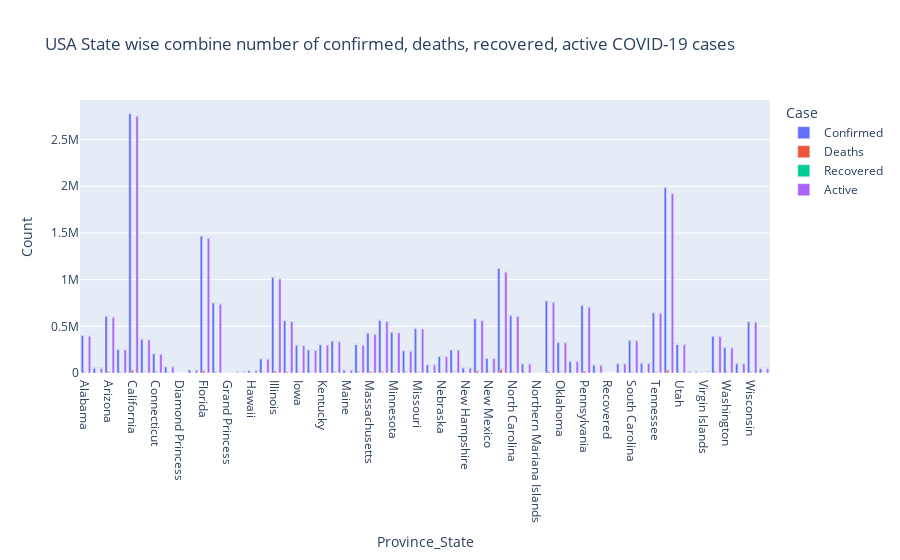

The notebook cell saved with this chart:
### Markdown cell above
### Plotting Province/State Wise Confirmed cases in USA

### Code cell
covid_us = covid[covid['Country_Region']=='US']
covid_us = covid_us.groupby('Province_State')['Confirmed', 'Deaths', 'Recovered', 'Active'].sum().reset_index()
covid_us = pd.melt(covid_us, id_vars='Province_State', value_vars=['Confirmed', 'Deaths', 'Recovered', 'Active'], value_name='Count', var_name='Case')
covid_us_graph = px.bar(covid_us, x='Province_State', y='Count', text='Count', barmode='group', color='Case', title='USA State wise combine number of confirmed, deaths, recovered, active COVID-19 cases')
covid_us_graph.show()

### Figure 1 — Plotly figure (JSON) as saved in the notebook; plotly's stock layout.template omitted (floating-point values rounded to 4 significant figures)
{"data": [{"alignmentgroup": "True", "hovertemplate": "Case=Confirmed<br>Province_State=%{x}<br>Count=%{text}<extra></extra>", "legendgroup": "Confirmed", "marker": {"color": "#636efa", "pattern": {"shape": ""}}, "name": "Confirmed", "offsetgroup": "Confirmed", "orientation": "v", "showlegend": true, "text": [399150, 49979, 607345, 251746, 2778075, 358947, 205994, 64475, 49, 31457, 1464697, 748852, 103, 7399, 23897, 149235, 1024039, 558560, 296171, 244583, 300397, 341431, 29019, 303364, 427135, 562553, 434413, 236868, 477617, 86102, 175620, 246309, 52371, 579250, 154954, 1119284, 614355, 94558, 125, 770977, 325277, 124476, 721820, 82630, 0, 97614, 350084, 102901, 643409, 1985861, 303723, 8790, 2143, 393715, 271595, 99778, 548134, 46719], "textposition": "auto", "type": "bar", "x": ["Alabama", "Alaska", "Arizona", "Arkansas", "California", "Colorado", "Connecticut", "Delaware", "Diamond Princess", "District of Columbia", "Florida", "Georgia", "Grand Princess", "Guam", "Hawaii", "Idaho", "Illinois", "Indiana", "Iowa", "Kansas", "Kentucky", "Louisiana", "Maine", "Maryland", "Massachusetts", "Michigan", "Minnesota", "Mississippi", "Missouri", "Montana", "Nebraska", "Nevada", "New Hampshire", "New Jersey", "New Mexico", "New York", "North Carolina", "North Dakota", "Northern Mariana Islands", "Ohio", "Oklahoma", "Oregon", "Pennsylvania", "Puerto Rico", "Recovered", "Rhode Island", "South Carolina", "South Dakota", "Tennessee", "Texas", "Utah", "Vermont", "Virgin Islands", "Virginia", "Washington", "West Virginia", "Wisconsin", "Wyoming"], "xaxis": "x", "y": [399150, 49979, 607345, 251746, 2778075, 358947, 205994, 64475, 49, 31457, 1464697, 748852, 103, 7399, 23897, 149235, 1024039, 558560, 296171, 244583, 300397, 341431, 29019, 303364, 427135, 562553, 434413, 236868, 477617, 86102, 175620, 246309, 52371, 579250, 154954, 1119284, 614355, 94558, 125, 770977, 325277, 124476, 721820, 82630, 0, 97614, 350084, 102901, 643409, 1985861, 303723, 8790, 2143, 393715, 271595, 99778, 548134, 46719], "yaxis": "y"}, {"alignmentgroup": "True", "hovertemplate": "Case=Deaths<br>Province_State=%{x}<br>Count=%{text}<extra></extra>", "legendgroup": "Deaths", "marker": {"color": "#EF553B", "pattern": {"shape": ""}}, "name": "Deaths", "offsetgroup": "Deaths", "orientation": "v", "showlegend": true, "text": [5299, 224, 10036, 4010, 29459, 5190, 6324, 1128, 0, 813, 22804, 11457, 3, 124, 308, 1528, 19210, 10089, 4127, 3164, 2876, 7833, 432, 6246, 13074, 14145, 5731, 5146, 6173, 1054, 1737, 3450, 862, 19854, 2732, 39288, 7425, 1360, 2, 14899, 2738, 1603, 17710, 1616, 0, 2062, 5758, 1570, 7704, 30313, 1390, 156, 24, 5381, 3698, 1570, 5567, 489], "textposition": "auto", "type": "bar", "x": ["Alabama", "Alaska", "Arizona", "Arkansas", "California", "Colorado", "Connecticut", "Delaware", "Diamond Princess", "District of Columbia", "Florida", "Georgia", "Grand Princess", "Guam", "Hawaii", "Idaho", "Illinois", "Indiana", "Iowa", "Kansas", "Kentucky", "Louisiana", "Maine", "Maryland", "Massachusetts", "Michigan", "Minnesota", "Mississippi", "Missouri", "Montana", "Nebraska", "Nevada", "New Hampshire", "New Jersey", "New Mexico", "New York", "North Carolina", "North Dakota", "Northern Mariana Islands", "Ohio", "Oklahoma", "Oregon", "Pennsylvania", "Puerto Rico", "Recovered", "Rhode Island", "South Carolina", "South Dakota", "Tennessee", "Texas", "Utah", "Vermont", "Virgin Islands", "Virginia", "Washington", "West Virginia", "Wisconsin", "Wyoming"], "xaxis": "x", "y": [5299, 224, 10036, 4010, 29459, 5190, 6324, 1128, 0, 813, 22804, 11457, 3, 124, 308, 1528, 19210, 10089, 4127, 3164, 2876, 7833, 432, 6246, 13074, 14145, 5731, 5146, 6173, 1054, 1737, 3450, 862, 19854, 2732, 39288, 7425, 1360, 2, 14899, 2738, 1603, 17710, 1616, 0, 2062, 5758, 1570, 7704, 30313, 1390, 156, 24, 5381, 3698, 1570, 5567, 489], "yaxis": "y"}, {"alignmentgroup": "True", "hovertemplate": "Case=Recovered<br>Province_State=%{x}<br>Count=%{text}<extra></extra>", "legendgroup": "Recovered", "marker": {"color": "#00cc96", "pattern": {"shape": ""}}, "name": "Recovered", "offsetgroup": "Recovered", "orientation": "v", "showlegend": true, "text": [0, 0, 0, 0, 0, 0, 0, 0, 0, 0, 0, 0, 0, 0, 0, 0, 0, 0, 0, 0, 0, 0, 0, 0, 0, 0, 0, 0, 0, 0, 0, 0, 0, 0, 0, 0, 0, 0, 0, 0, 0, 0, 0, 0, 0, 0, 0, 0, 0, 0, 0, 0, 0, 0, 0, 0, 0, 0], "textposition": "auto", "type": "bar", "x": ["Alabama", "Alaska", "Arizona", "Arkansas", "California", "Colorado", "Connecticut", "Delaware", "Diamond Princess", "District of Columbia", "Florida", "Georgia", "Grand Princess", "Guam", "Hawaii", "Idaho", "Illinois", "Indiana", "Iowa", "Kansas", "Kentucky", "Louisiana", "Maine", "Maryland", "Massachusetts", "Michigan", "Minnesota", "Mississippi", "Missouri", "Montana", "Nebraska", "Nevada", "New Hampshire", "New Jersey", "New Mexico", "New York", "North Carolina", "North Dakota", "Northern Mariana Islands", "Ohio", "Oklahoma", "Oregon", "Pennsylvania", "Puerto Rico", "Recovered", "Rhode Island", "South Carolina", "South Dakota", "Tennessee", "Texas", "Utah", "Vermont", "Virgin Islands", "Virginia", "Washington", "West Virginia", "Wisconsin", "Wyoming"], "xaxis": "x", "y": [0, 0, 0, 0, 0, 0, 0, 0, 0, 0, 0, 0, 0, 0, 0, 0, 0, 0, 0, 0, 0, 0, 0, 0, 0, 0, 0, 0, 0, 0, 0, 0, 0, 0, 0, 0, 0, 0, 0, 0, 0, 0, 0, 0, 0, 0, 0, 0, 0, 0, 0, 0, 0, 0, 0, 0, 0, 0], "yaxis": "y"}, {"alignmentgroup": "True", "hovertemplate": "Case=Active<br>Province_State=%{x}<br>Count=%{text}<extra></extra>", "legendgroup": "Active", "marker": {"color": "#ab63fa", "pattern": {"shape": ""}}, "name": "Active", "offsetgroup": "Active", "orientation": "v", "showlegend": true, "text": [393851, 49755, 597309, 247736, 2750669, 353757, 199670, 63347, 49, 30644, 1441893, 737395, 100, 7275, 23589, 147707, 1006442, 548634, 292044, 241572, 297521, 333598, 28587, 297162, 414061, 548408, 428682, 231722, 471444, 85048, 173883, 242859, 51509, 559396, 152222, 1080226, 606930, 93206, 123, 756078, 322539, 122873, 704110, 81014, 0, 95552, 344326, 101331, 638746, 1921602, 302333, 8634, 2119, 388334, 267897, 98208, 542567, 46230], "textposition": "auto", "type": "bar", "x": ["Alabama", "Alaska", "Arizona", "Arkansas", "California", "Colorado", "Connecticut", "Delaware", "Diamond Princess", "District of Columbia", "Florida", "Georgia", "Grand Princess", "Guam", "Hawaii", "Idaho", "Illinois", "Indiana", "Iowa", "Kansas", "Kentucky", "Louisiana", "Maine", "Maryland", "Massachusetts", "Michigan", "Minnesota", "Mississippi", "Missouri", "Montana", "Nebraska", "Nevada", "New Hampshire", "New Jersey", "New Mexico", "New York", "North Carolina", "North Dakota", "Northern Mariana Islands", "Ohio", "Oklahoma", "Oregon", "Pennsylvania", "Puerto Rico", "Recovered", "Rhode Island", "South Carolina", "South Dakota", "Tennessee", "Texas", "Utah", "Vermont", "Virgin Islands", "Virginia", "Washington", "West Virginia", "Wisconsin", "Wyoming"], "xaxis": "x", "y": [393851, 49755, 597309, 247736, 2750669, 353757, 199670, 63347, 49, 30644, 1441893, 737395, 100, 7275, 23589, 147707, 1006442, 548634, 292044, 241572, 297521, 333598, 28587, 297162, 414061, 548408, 428682, 231722, 471444, 85048, 173883, 242859, 51509, 559396, 152222, 1080226, 606930, 93206, 123, 756078, 322539, 122873, 704110, 81014, 0, 95552, 344326, 101331, 638746, 1921602, 302333, 8634, 2119, 388334, 267897, 98208, 542567, 46230], "yaxis": "y"}], "layout": {"barmode": "group", "legend": {"title": {"text": "Case"}, "tracegroupgap": 0}, "title": {"text": "USA State wise combine number of confirmed, deaths, recovered, active COVID-19 cases"}, "xaxis": {"anchor": "y", "domain": [0, 1], "title": {"text": "Province_State"}}, "yaxis": {"anchor": "x", "domain": [0, 1], "title": {"text": "Count"}}}}
